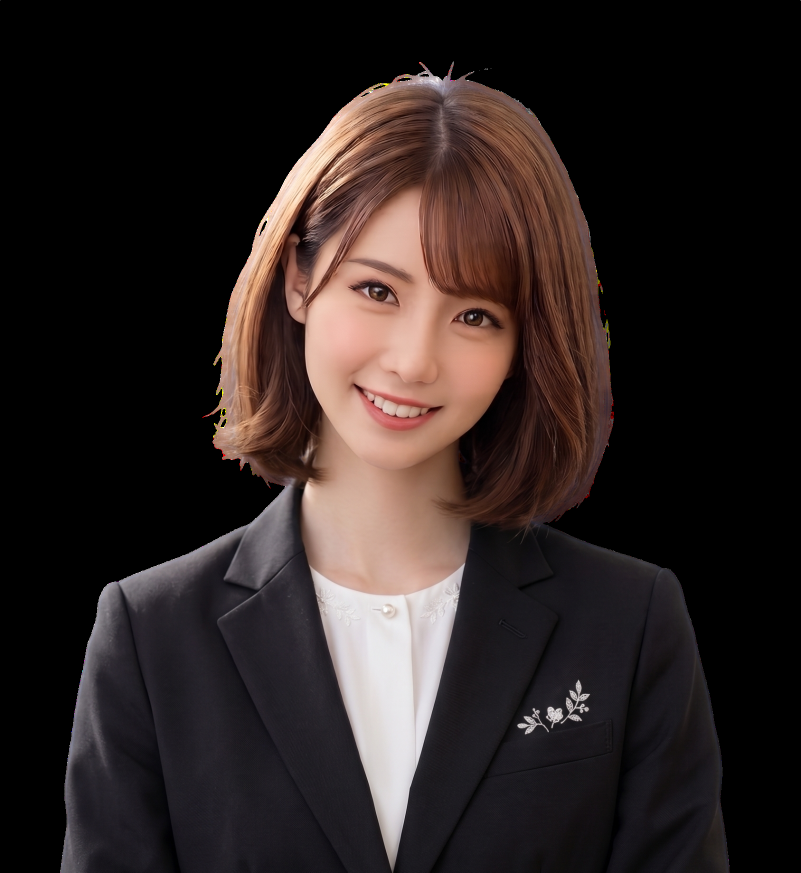
#> input picture web_free/images/characters/misaki/女性スーツ/女性スーツ2.png, 1601 x 1745 px (shown at 1/2 size)
$ python crop_faces.py
#> lines starting #> are read from the running program, lines starting #| are printed output that depends on the picture
#!/usr/bin/env python3
"""
public/image/{misaki,takuya}/ 配下の立ち絵から顔を検出し、
表情が分かりやすい正方形の「顔アップ」画像を切り出す。

    python3 scripts/crop_faces.py

misaki のように衣装ごとにサブフォルダ（女性普段着/ 女性スーツ/ など）が
分かれている場合は、サブフォルダごとに faces/ を作る。
takuya のようにフラット構造の場合は従来どおり直下に faces/ を作る。
（old/ サブフォルダは対象外。透過は維持する）

出力例:
  public/image/misaki/女性普段着/faces/<元のファイル名>.png
  public/image/misaki/女性スーツ/faces/<元のファイル名>.png
  public/image/takuya/faces/<元のファイル名>.png

正面顔カスケードで見つからない場合は横顔カスケード（左右反転も試す）にフォールバックし、
それでも信頼できる大きさの検出が無ければ MANUAL_CROP の手動指定、
それも無ければ画像上部中央を使う。
"""
import sys
from pathlib import Path

import cv2

ROOT = Path(__file__).resolve().parent.parent
FRONTAL = cv2.CascadeClassifier(cv2.data.haarcascades + 'haarcascade_frontalface_default.xml')
PROFILE = cv2.CascadeClassifier(cv2.data.haarcascades + 'haarcascade_profileface.xml')

TARGET_SIZE = 480
MARGIN_TOP = 1.1
MARGIN_SIDE = 0.9
MARGIN_BOTTOM = 1.3
MIN_AREA_RATIO = 0.02  # 画像全体に対してこれ未満の検出結果は信用しない

# 自動検出が信頼できなかったファイル向けの手動クロップ（画像サイズに対する比率で指定）
# (left_frac, top_frac, side_frac)
MANUAL_CROP = {
    'takuya/男性謝る.png': (0.22, 0.05, 0.56),
}


def biggest(faces):
    return max(faces, key=lambda f: f[2] * f[3]) if len(faces) else None


def area_ratio(face, w, h):
    return (face[2] * face[3]) / (w * h)


def detect_face(gray, w, h):
    faces = FRONTAL.detectMultiScale(gray, scaleFactor=1.1, minNeighbors=5, minSize=(60, 60))
    best = biggest(faces)
    if best is not None and area_ratio(best, w, h) >= MIN_AREA_RATIO:
        return best

    faces_p = PROFILE.detectMultiScale(gray, scaleFactor=1.1, minNeighbors=5, minSize=(60, 60))
    best_p = biggest(faces_p)

    flipped = cv2.flip(gray, 1)
    faces_pf = PROFILE.detectMultiScale(flipped, scaleFactor=1.1, minNeighbors=5, minSize=(60, 60))
    best_pf = biggest(faces_pf)
    if best_pf is not None:
        fx, fy, fw, fh = best_pf
        best_pf = (w - fx - fw, fy, fw, fh)  # 反転画像の座標を元画像に戻す

    candidates = [f for f in (best, best_p, best_pf) if f is not None]
    if not candidates:
        return None
    top = max(candidates, key=lambda f: f[2] * f[3])
    return top if area_ratio(top, w, h) >= MIN_AREA_RATIO else None


def crop_face(src_path, dst_path, rel_key):
#> called with rel_key = 'misaki/女性スーツ/女性スーツ2.png'
    img = cv2.imread(str(src_path), cv2.IMREAD_UNCHANGED)
#> img is the input picture: shape (1745, 1601, 4); mean B, G, R, A 33.5, 35.1, 44.4, 126.2
    if img is None:
        print(f'! 読み込み失敗: {src_path}')
        return False
    h, w = img.shape[:2]
#> h = 1745; w = 1601

    if rel_key in MANUAL_CROP:
        lf, tf, sf = MANUAL_CROP[rel_key]
        side_len = int(max(w, h) * sf)
        left = int(w * lf)
        top = int(h * tf)
        bottom = min(h, top + side_len)
        right = min(w, left + side_len)
    else:
        gray = cv2.cvtColor(img[:, :, :3], cv2.COLOR_BGR2GRAY)
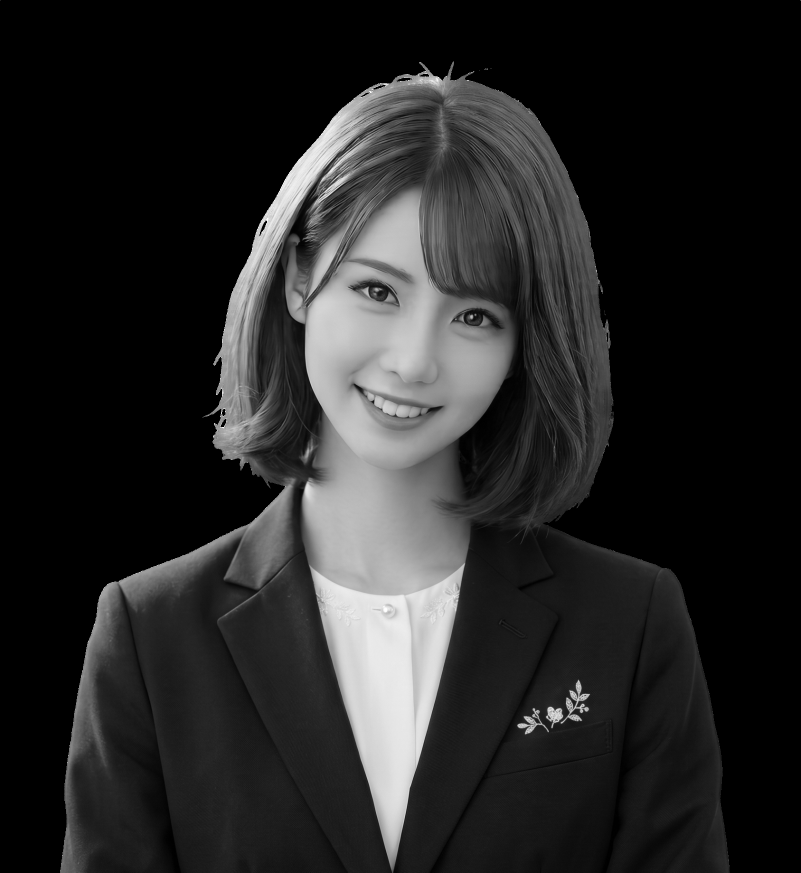
#> gray: shape (1745, 1601) (shown at 1/2 size); min 0, max 255, mean 37.7
        face = detect_face(gray, w, h)
#> in detect_face, `faces = FRONTAL.detectMultiScale(gray, scaleFactor=1.1, minNeighbors=5..`: faces = [[551, 389, 549, 549]]
#> in detect_face, `best = biggest(faces)`: best = [551, 389, 549, 549]
#> face = [551, 389, 549, 549]
        if face is None:
            print(f'! 顔検出できず（中央上部を使用）: {src_path.name}')
            side = min(w, h)
            cx, cy = w // 2, int(h * 0.28)
            fw = fh = int(side * 0.55)
        else:
            fx, fy, fw0, fh0 = face
#> fx = 551; fy = 389; fw0 = 549; fh0 = 549
            cx, cy = fx + fw0 // 2, fy + fh0 // 2
#> cx = 825; cy = 663
            fw, fh = fw0, fh0
#> fw = 549; fh = 549

        box_h_top = fh * MARGIN_TOP
#> box_h_top = 603.9
        box_h_bottom = fh * MARGIN_BOTTOM
#> box_h_bottom = 713.7
        top = max(0, int(cy - fh / 2 - box_h_top))
#> top = 0
        bottom = min(h, int(cy + fh / 2 + box_h_bottom))
#> bottom = 1651
        side_len = bottom - top
#> side_len = 1651
        left = max(0, int(cx - side_len / 2))
#> left = 0
        right = min(w, left + side_len)
#> right = 1601
        left = max(0, right - side_len)

    crop = img[top:bottom, left:right]
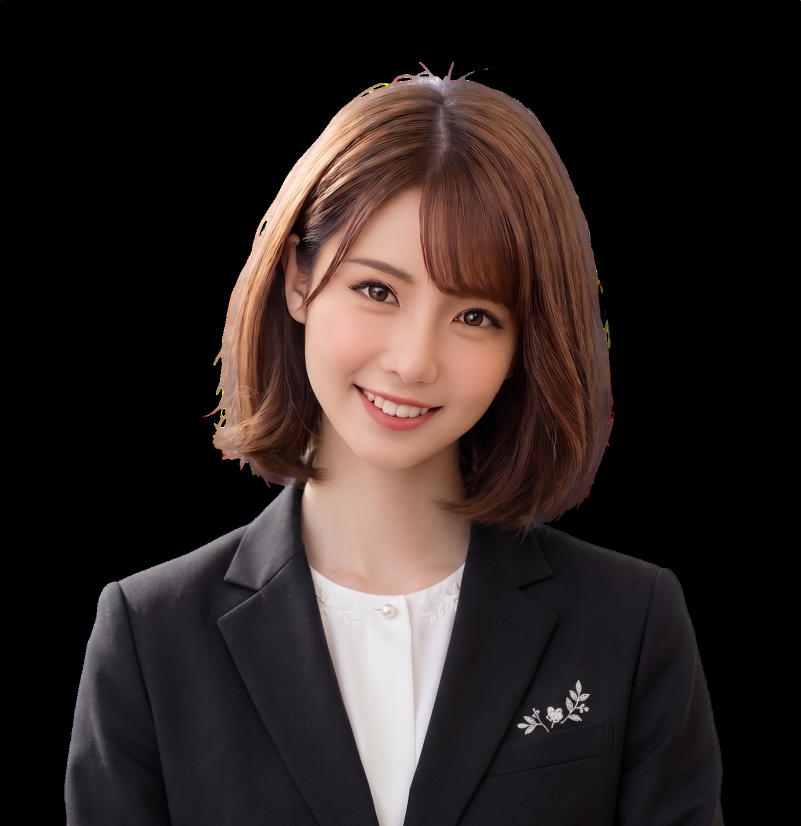
#> crop: shape (1651, 1601, 4) (shown at 1/2 size); mean B, G, R, A 34, 35.8, 45.6, 121.4
    if crop.shape[0] != crop.shape[1]:
        s = min(crop.shape[0], crop.shape[1])
#> s = 1601
        crop = crop[:s, :s]
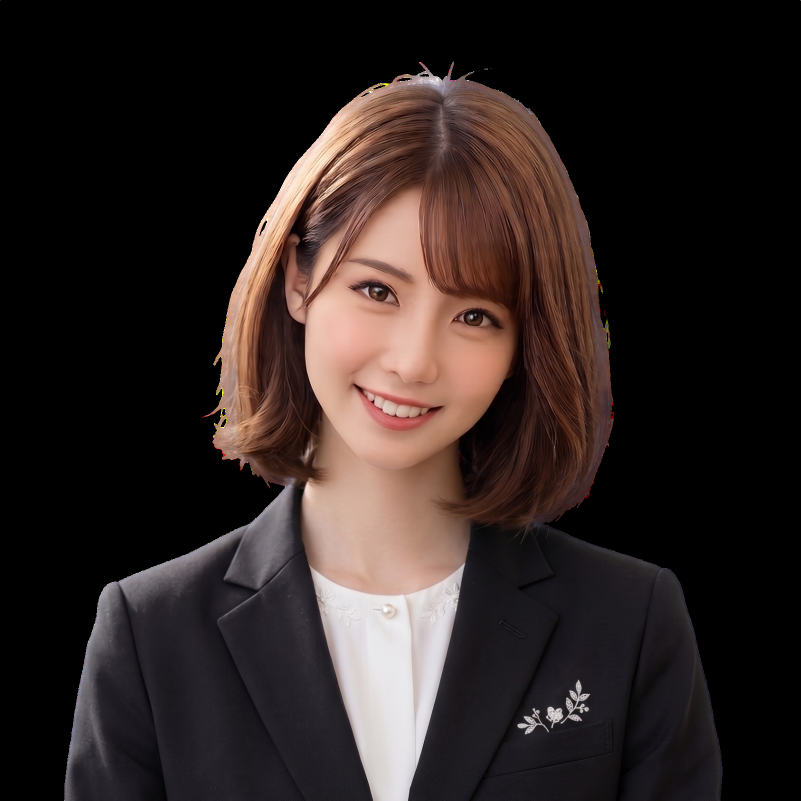
#> crop: shape (1601, 1601, 4) (shown at 1/2 size); mean B, G, R, A 34.1, 36.1, 46.1, 118.7

    crop = cv2.resize(crop, (TARGET_SIZE, TARGET_SIZE), interpolation=cv2.INTER_LANCZOS4)
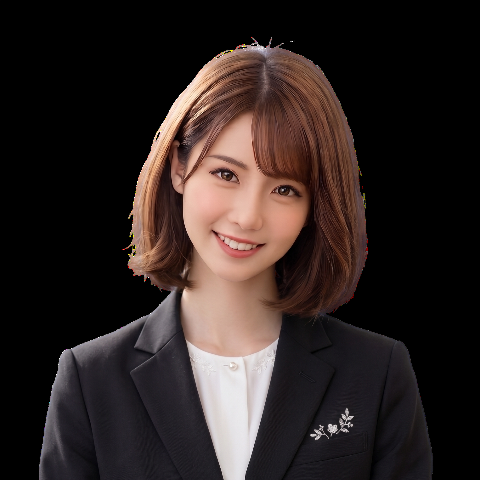
#> crop: shape (480, 480, 4); mean B, G, R, A 34.1, 36.1, 46.1, 118.7
    dst_path.parent.mkdir(parents=True, exist_ok=True)
    cv2.imwrite(str(dst_path), crop)
    return True


def main():
    targets = sys.argv[1:] or ['misaki', 'takuya']
    for who in targets:
        who_dir = ROOT / 'public' / 'image' / who
        outfit_dirs = [
            d for d in sorted(who_dir.iterdir())
            if d.is_dir() and d.name not in ('old', 'faces')
        ]
        if outfit_dirs:
            # 衣装ごとにサブフォルダが分かれている（misaki など）
            for outfit_dir in outfit_dirs:
                dst_dir = outfit_dir / 'faces'
                for f in sorted(outfit_dir.glob('*.png')):
                    rel_key = f'{who}/{outfit_dir.name}/{f.name}'
                    ok = crop_face(f, dst_dir / f.name, rel_key)
                    print(f'{"OK " if ok else "!! "}{rel_key}')
        else:
            # フラット構造（takuya など）
            dst_dir = who_dir / 'faces'
            for f in sorted(who_dir.glob('*.png')):
                rel_key = f'{who}/{f.name}'
                ok = crop_face(f, dst_dir / f.name, rel_key)
                print(f'{"OK " if ok else "!! "}{rel_key}')
#> pass 2 of the loop in main, `for who in targets:`:
#> outfit_dirs = []
#> rel_key = 'takuya/男性謝る.png'
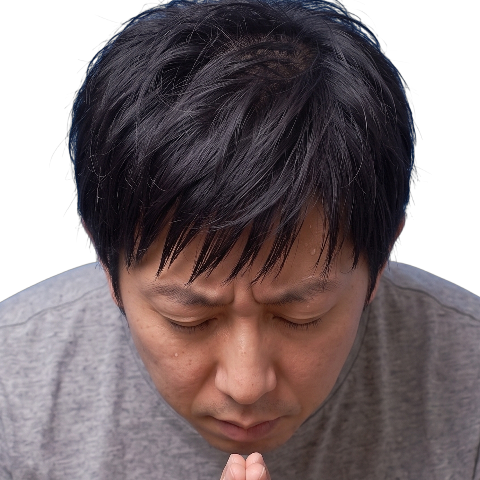
#> input picture web_free/images/faces/takuya/男性謝る.png, 480 x 480 px
#> in crop_face, img is the input picture: shape (480, 480, 4); mean B, G, R, A 116.7, 114.4, 126.8, 255
#> in crop_face (call 4), `crop = img[top:bottom, left:right]`:
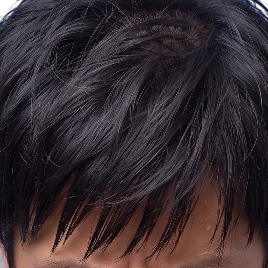
#> crop: shape (268, 268, 4); mean B, G, R, A 48.9, 44.3, 56.2, 255
#> in crop_face (call 4), `crop = cv2.resize(crop, (TARGET_SIZE, TARGET_SIZE), interpolation=cv2...`:
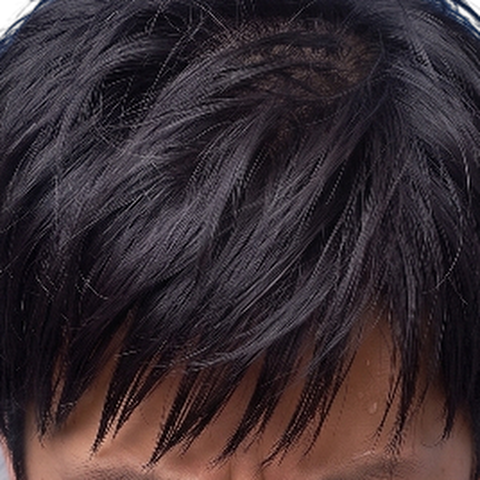
#> crop: shape (480, 480, 4); mean B, G, R, A 48.9, 44.3, 56.2, 255
#> ok = True
#| OK takuya/男性謝る.png


if __name__ == '__main__':
    main()
